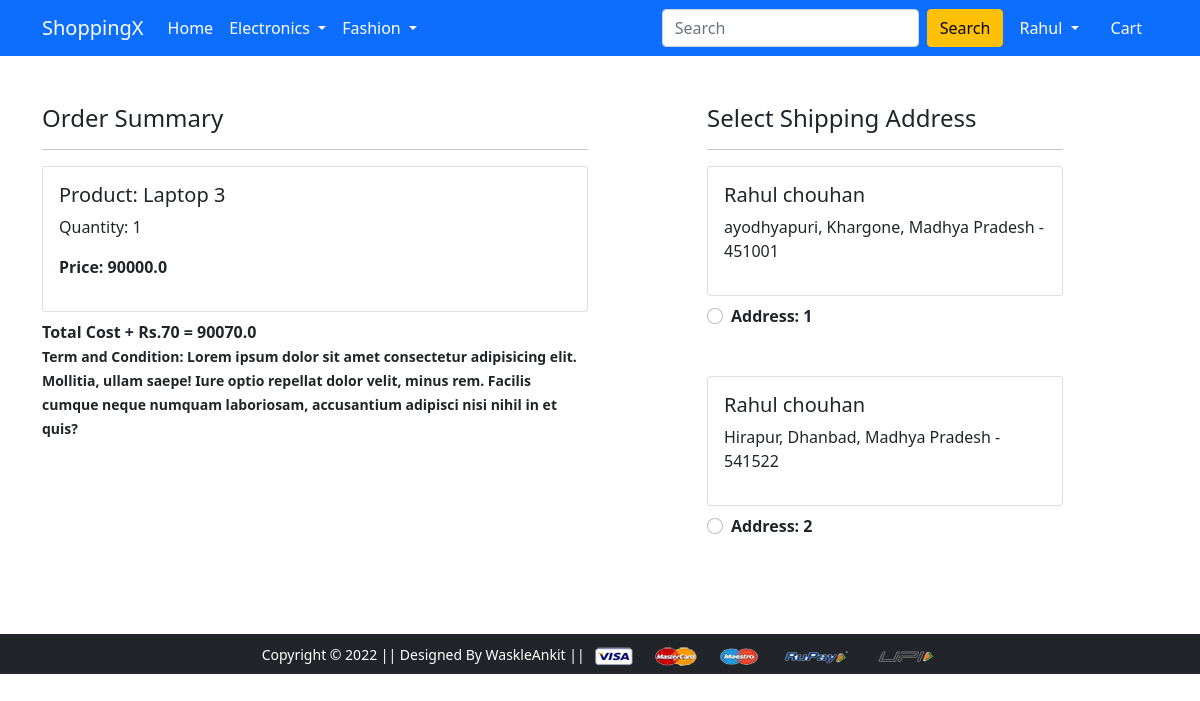
/checkout/ (signed in), run on an earlier commit of the app's database.
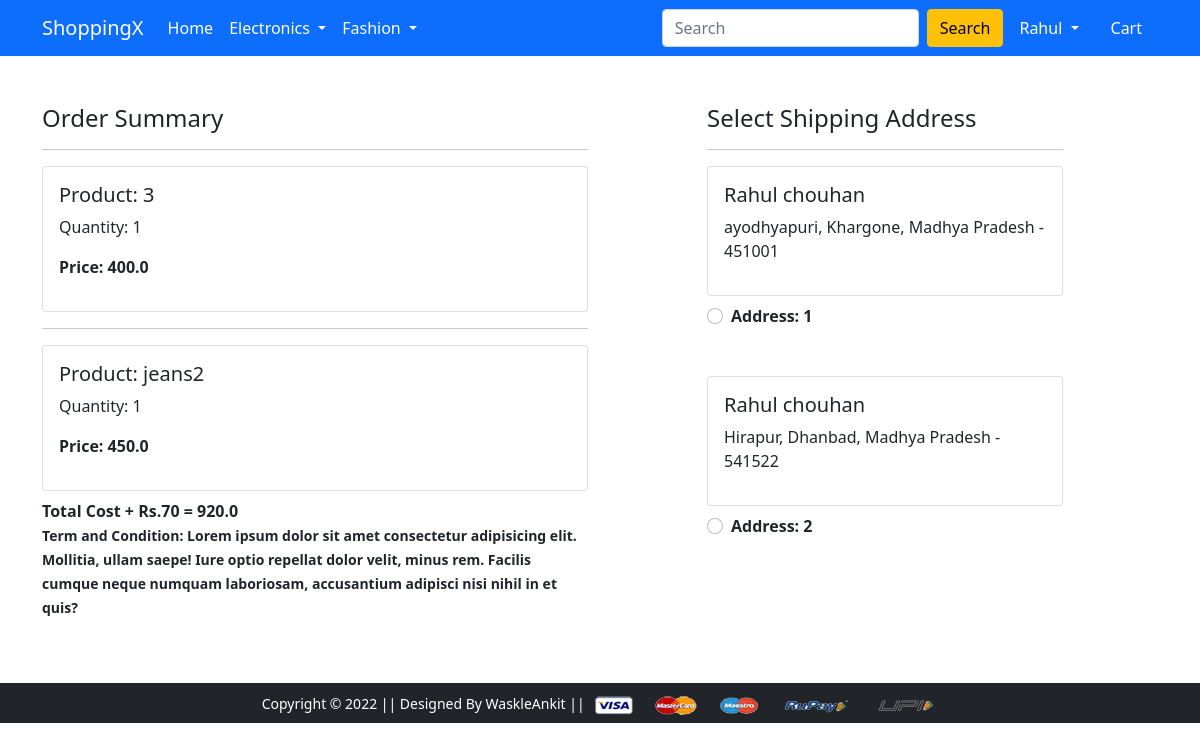
And on a later commit of the database.
### app/models.py (models this page shows, shortened)
class Cart(models.Model):
    user = models.ForeignKey(User,on_delete=models.CASCADE)
    product = models.ForeignKey(Product,on_delete=models.CASCADE)
    quantity = models.PositiveIntegerField(default=1)
    @property
    def total_cost(self):
        return self.quantity * self.product.discounted_price

class Product(models.Model):
    title = models.CharField(max_length=100)
    selling_price = models.FloatField()
    discounted_price = models.FloatField()
    description = models.TextField()
    brand = models.CharField(max_length=100)
    category = models.CharField(choices=CATEGORY_CHOICES,max_length=2)
    product_image = models.ImageField(upload_to='productimg')

class Customer(models.Model):
    user =models.ForeignKey(User, on_delete=models.CASCADE)
    name = models.CharField(max_length=200)
    locality = models.CharField(max_length=200)
    city = models.CharField(max_length=200)
    zipcode = models.IntegerField()
    state = models.CharField(choices=STATE_CHOICES,max_length=50)

### app/views.py (the view)
# urls.py: path('checkout/', views.checkout, name='checkout'),
@login_required
def checkout(request):
 user = request.user
 add = Customer.objects.filter(user=user)
 cart_items = Cart.objects.filter(user=user)
 amount = 0.0
 shipping_amount = 70.0
 totalamount = 0.0
 cart_product = [p for p in Cart.objects.all() if p.user == request.user]
 if cart_product:
  for p in cart_product:
   tempamount = (p.quantity * p.product.discounted_price)
   amount += tempamount
  totalamount = amount + shipping_amount
 context = {'add':add,'totalamount':totalamount,'cart_items':cart_items}
 return render(request, 'app/checkout.html',context)

### app/templates/app/checkout.html (shortened to what this page needs)
{% extends 'app/base.html' %}
{% load static %}
{% block main-content %}
<div class="container">
 <div class="row mt-5">
  <div class="col-sm-6">
    <h4>Order Summary</h4>
    {% for item in cart_items %}
    <hr>
      <div class="card mb-2">
        <div class="card-body">
          <h5>Product: {{item.product.title}}</h5>
          <p>Quantity: {{item.quantity}}</p>
          <p class="fw-bold">Price: {{item.total_cost}}</p>
        </div>
      </div>
    {% endfor %}
    <p class="fw-bold">Total Cost + Rs.70 = {{totalamount}}
      <br>
    <small>Term and Condition: Lorem ipsum dolor sit amet consectetur adipisicing elit. Mollitia, ullam saepe! Iure optio repellat dolor velit, minus rem. Facilis cumque neque numquam laboriosam, accusantium adipisci nisi nihil in et quis?</small>
  </div>
  <div class="col-sm-4 offset-sm-1">
    <h4>Select Shipping Address</h4>
    <hr>
    <form action="/paymentdone" id="myform">
    {% for ad in add %}
      <div class="card">
        <div class="card-body">
        <h5>{{ad.name}}</h5>
        <p>{{ad.locality}}, {{ad.city}}, {{ad.state}} - {{ad.zipcode}}</p>
        </div>
      </div>
        <div class="form-check mt-2 mb-5">
          <input class="form-check-input" type="radio" name="custid" id="custadd{{forloop.counter}}" value="{{ad.id}}">
          <label class="form-check-label fw-bold" for="">
            Address: {{forloop.counter}} </label>
        </div>
      {% endfor %}
      </form>
    </div>
  </div>
</div>
{% endblock main-content %}

What changed in the data, as far as the page shows it:
removed Cart: product "Laptop 3", quantity "1", total_cost "90000.0"
added Cart: product "3", quantity "1", total_cost "400.0"
added Cart: product "jeans2", quantity "1", total_cost "450.0"
Also different on the page:
{{ totalamount }}: "90070.0" → "920.0"
